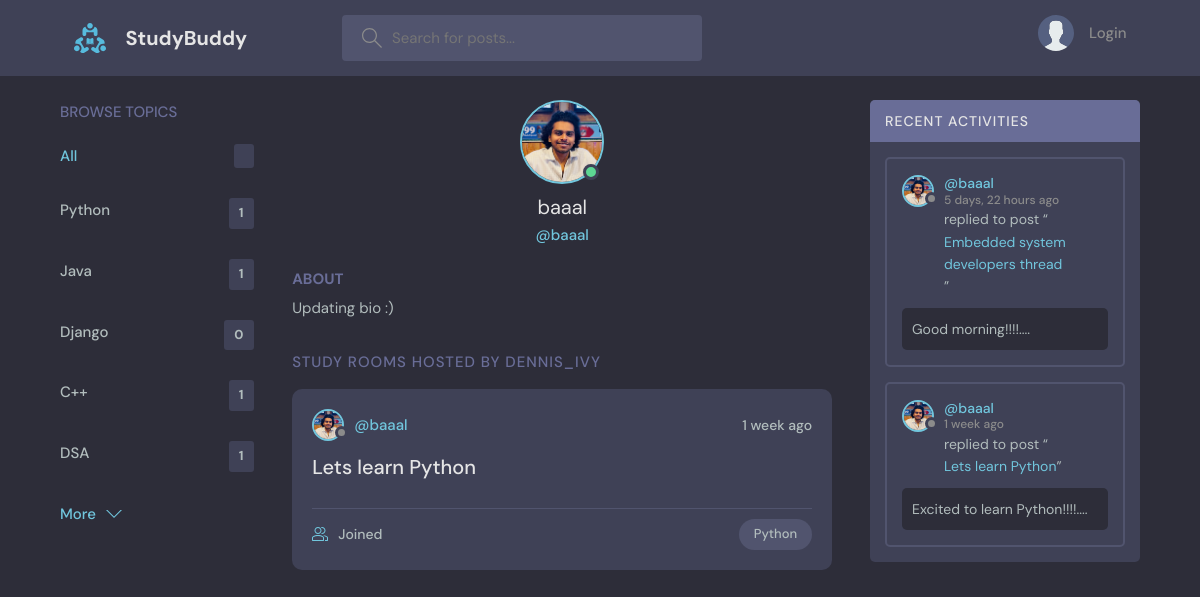
Page /profile/1/ on the committed database.
### base/models.py (models this page shows)
class Topic(models.Model):
    name = models.CharField(max_length=200)
    def __str__(self):
        return self.name

class User(AbstractUser):
    name = models.CharField(max_length=200,  null=True)
    email = models.EmailField(unique=True)
    bio = models.TextField(null = True)
    avatar = models.ImageField(null = True, default="avatar.svg")
    USERNAME_FIELD = 'email'
    REQUIRED_FIELDS = []

class Room(models.Model):
    host = models.ForeignKey(User, on_delete=models.SET_NULL, null=True)
    topic = models.ForeignKey(Topic, on_delete=models.SET_NULL, null=True)
    name = models.CharField(max_length=200)
    description = models.TextField(null = True, blank=True)
    participants = models.ManyToManyField(User, related_name='participants', blank=True)
    updated = models.DateTimeField(auto_now=True)
    created = models.DateTimeField(auto_now_add = True)
    class Meta:
        ordering = ['-updated', '-created']
    def __str__(self):
        return self.name

class Message(models.Model):
    user = models.ForeignKey(User, on_delete=models.CASCADE)
    room = models.ForeignKey(Room, on_delete=models.CASCADE)
    body = models.TextField()
    updated = models.DateField(auto_now=True)
    created = models.DateTimeField(auto_now_add=True)
    class Meta:
        ordering = ['-updated', '-created']
    def __str__(self):
        return self.body[0:50]

### base/views.py (the view)
# urls.py: path('profile/<str:pk>/', views.userProfile, name="user-profile"),
def userProfile(request, pk):
    user = User.objects.get(id=pk)
    rooms  =user.room_set.all()
    room_messages = user.message_set.all()
    topics = Topic.objects.all()
    context = {'user':user, 'rooms':rooms, 'room_messages':room_messages, 'topics':topics}
    return render(request, 'base/profile.html', context)

### base/templates/base/profile.html (shortened to what this page needs)
{% extends 'main.html' %}
{% block content %}
  <main class="profile-page layout layout--3">
    <div class="container">
        {% include 'base/topics_component.html' %}
      <div class="roomList">
        <div class="profile">
          <div class="profile__avatar">
            <div class="avatar avatar--large active">
              <img src="{{user.avatar.url}}" />
            </div>
          </div>
          <div class="profile__info">
            <h3>{{user.username}}</h3>
            <p>@{{user.username}}</p>
          </div>
          <div class="profile__about">
            <h3>About</h3>
            <p>
              {{user.bio}}
            </p>
          </div>
        </div>
        <div class="roomList__header">
          <div>
            <h2>Study Rooms Hosted by dennis_ivy</a>
            </h2>
          </div>
        </div>
          {% include 'base/feed_component.html' %}
      </div>
        {% include 'base/activity_component.html' %}
    </div>
  </main>
  {% endblock content %}

### base/templates/base/topics_component.html
<div class="topics">
    <div class="topics__header">
      <h2>Browse Topics</h2>
    </div>
    <ul class="topics__list">
      <li>
        <a href="{% url 'home' %}" class="active">All <span>{{total_topics}}</span></a>
      </li>
      {% for topic in topics%}
      <li>
        <a href="{% url 'home' %}?q={{topic.name}}">{{topic.name}} <span>{{topic.room_set.all.count}}</span></a>
      </li>
      {% endfor %}
    </ul>
    <a class="btn btn--link" href="{% url 'topics' %}">
      More
      <svg version="1.1" xmlns="http://www.w3.org/2000/svg" width="32" height="32" viewBox="0 0 32 32">
        <title>chevron-down</title>
        <path d="M16 21l-13-13h-3l16 16 16-16h-3l-13 13z"></path>
      </svg>
    </a>
  </div>

### base/templates/base/feed_component.html (shortened to what this page needs)
{% for room in rooms %}
<div class="roomListRoom">
    <div class="roomListRoom__header">
      <a href="{% url 'user-profile' room.host.id%}" class="roomListRoom__author">
        <div class="avatar avatar--small">
          <img src="{{room.host.avatar.url}}" />
        </div>
        <span>@{{room.host.username}}</span>
      </a>
      <div class="roomListRoom__actions">
        <span>{{room.created|timesince}} ago</span>
      </div>
    </div>
    <div class="roomListRoom__content">
      <a href="{% url 'room' room.id %}">{{room.name}}</a>
    </div>
    <div class="roomListRoom__meta">
      <a href="{% url 'room' room.id %}" class="roomListRoom__joined">
        {{room.participants_set..all.count}} Joined
      </a>
      <p class="roomListRoom__topic">{{room.topic}}</p>
    </div>
  </div>
{% endfor %}

### base/templates/base/activity_component.html (shortened to what this page needs)
<div class="activities">
    <div class="activities__header">
      <h2>Recent Activities</h2>
    </div>
    {% for message in room_messages%}
    <div class="activities__box">
      <div class="activities__boxHeader roomListRoom__header">
        <a href="{% url 'user-profile' message.user.id %}" class="roomListRoom__author">
          <div class="avatar avatar--small">
            <img src="{{message.user.avatar.url}}" />
          </div>
          <p>
            @{{message.user.name}}
            <span>{{message.created|timesince}} ago</span>
          </p>
        </a>
      </div>
      <div class="activities__boxContent">
        <p>replied to post “<a href="{% url 'room' message.room.id %}">{{message.room}}</a>”</p>
        <div class="activities__boxRoomContent">
            {{message}}....
        </div>
      </div>
    </div>
    {% endfor %}
</div>

### rows in the picture
Topic: name "Python", room_set.all.count "1"
Topic: name "Java", room_set.all.count "1"
Topic: name "Django", room_set.all.count "0"
Topic: name "C++", room_set.all.count "1"
Topic: name "DSA", room_set.all.count "1"
User: avatar (picture), username "baaal", bio "Updating bio :)"
Room: host.avatar (picture), host.username "baaal", created "1 week", name "Lets learn Python", topic "Python"
Message: user.avatar (picture), user.name "baaal", created "5 days, 22 hours", room "Embedded system developers thread", body "Good morning!!!!"
Message: user.avatar (picture), user.name "baaal", created "1 week", room "Lets learn Python", body "Excited to learn Python!!!!"
